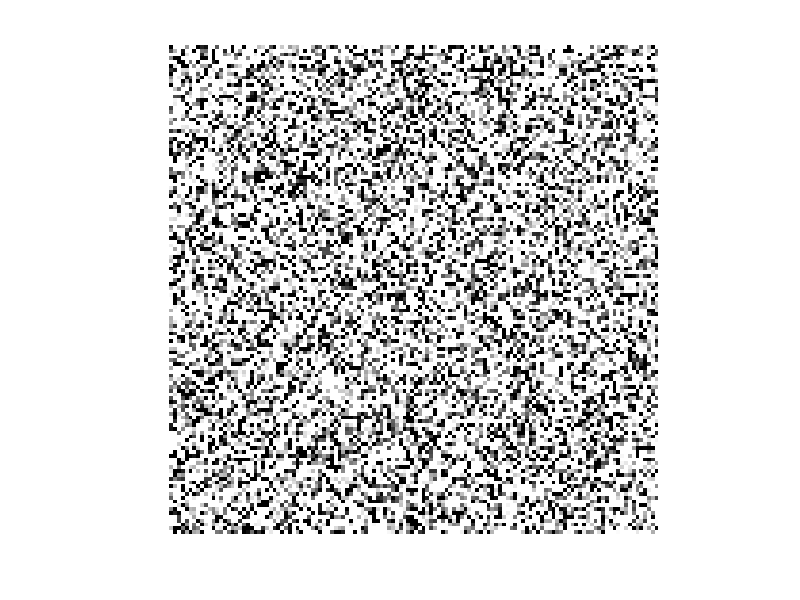

Write MATLAB code to recreate this figure. (Note: this script raises an error after producing the figure.)
%%%%%%%%%%%%%%%%%%%%%%%%%%%%%%%%%%%%%%%%
%%
I = zeros(128,128)
J = imnoise(I,'gaussian',0,1)
J = imnoise(I,'gaussian',0.5,1)
J = imnoise(I,'gaussian',1,1)
imshow(J)
%%
J = EMSeg(J, 3)
imshow(J)
%%
%%%%%%%%%%%%%%%%%%%%%%%%%%%%%%%%%%%%%%%%%%%%%%


%  K = J(:);
%  mu=mean(K);
%  sigma=std(K);
%  P=normpdf(K, mu, sigma);
%  Z = norminv(P,mu,sigma);
%  X = mvnrnd(mu,sigma,200);
%  scatter(X(:,1),X(:,1),10,'ko');
%  options = statset('Display','final');
%  gm = fitgmdist(X,1,'Options',options);
%  idx = cluster(gm,X);
%  cluster1 = (idx == 1);
%  cluster2 = (idx == 2);
% figure;
%  scatter(X(cluster1,1),X(cluster1,1),10,'r+');
%  hold on
%   scatter(X(cluster2,1),X(cluster2,1),10,'bo'); 
%  hold off
%  legend('Cluster 1','Cluster 2','Location','NW')
